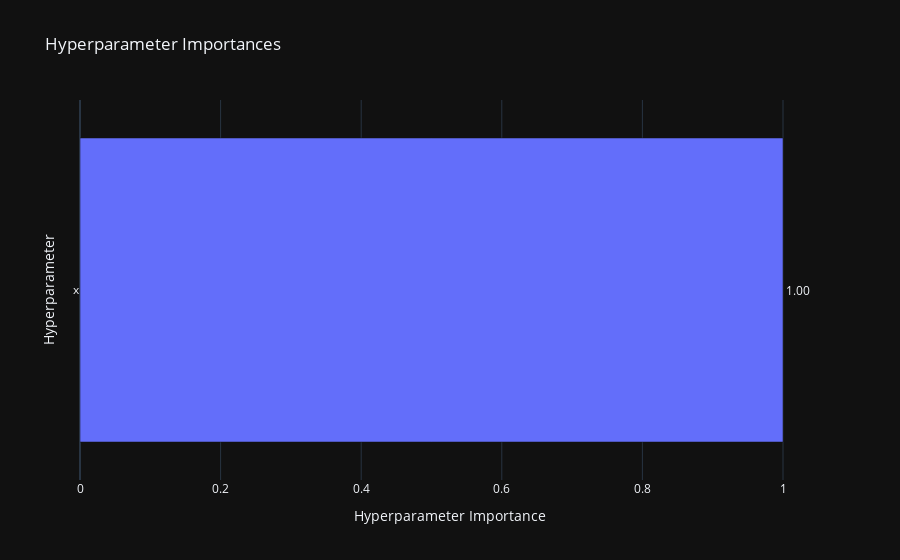

Write notebook code for a chart like this one.
### Code cell
# parameter importance plot
parameter_importance = optuna.visualization.plot_param_importances(study)
parameter_importance.show()

### Figure 1 — Plotly figure (JSON) as saved in the notebook; plotly's stock layout.template omitted (floating-point values rounded to 4 significant figures)
{"data": [{"cliponaxis": false, "hovertemplate": ["x (FloatDistribution): 1.0<extra></extra>"], "name": "Objective Value", "orientation": "h", "text": ["1.00"], "textposition": "outside", "type": "bar", "x": [1], "y": ["x"]}], "layout": {"title": {"text": "Hyperparameter Importances"}, "xaxis": {"title": {"text": "Hyperparameter Importance"}}, "yaxis": {"title": {"text": "Hyperparameter"}}}}
